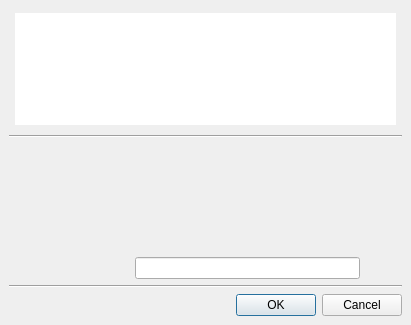
<?xml version="1.0" encoding="UTF-8"?>
<ui version="4.0">
 <class>ImageSelectDialog</class>
 <widget class="QDialog" name="ImageSelectDialog">
  <property name="geometry">
   <rect>
    <x>0</x>
    <y>0</y>
    <width>411</width>
    <height>325</height>
   </rect>
  </property>
  <property name="windowTitle">
   <string>Dialog</string>
  </property>
  <property name="styleSheet">
   <string notr="true">QWidget#ImageSelectDialog{
        border-image: url(:/dialog/rc/dialog/dialogbg.png);
}

QLabel{
        font:800 15px/25px &quot;黑体&quot;;
        color: rgba(255,255,255,250);
        border: 2px dashed rgba(180,130,100,0);
        border-radius: 15px;
    	padding: 2px 4px;
}

QListWidget{
        font-weight: 800;
        color: rgba(199,199,14,250);
        border: 2px dashed rgba(180,130,100,0);
        border-image: url(:/Setting/rc/Setting/rclistbg.png);
        border-radius: 10px;
    	padding: 2px 4px;
}
QListWidget::item:selected{ border:none; padding:0px; margin:0px; }
QListWidget::item:selected::!active{ border-width: 0px ; }
QListWidget::item:selected::active{ border-width: 3px; }</string>
  </property>
  <layout class="QVBoxLayout" name="verticalLayout">
   <property name="spacing">
    <number>6</number>
   </property>
   <property name="margin">
    <number>9</number>
   </property>
   <item>
    <widget class="QListWidget" name="listWidget">
     <property name="minimumSize">
      <size>
       <width>0</width>
       <height>120</height>
      </size>
     </property>
     <property name="maximumSize">
      <size>
       <width>16777215</width>
       <height>120</height>
      </size>
     </property>
     <property name="styleSheet">
      <string notr="true">/*
 水平滚动条
*/
QScrollBar:horizontal {
    background: rgba(0, 0, 0, 0);
    height: 9px;
    margin: 0px 0 0px 0;
}
QScrollBar::handle:horizontal {
    background: rgba(195, 195, 195, 255);
    min-width: 20px;
    margin: 2px 0px 1px 0px;
    border-radius: 3px;
    border: 0px dashed rgba(180,130,100,0);
}
QScrollBar::add-line:horizontal {
    border: 0px solid rgba(180,130,100,0);
    background: rgba(180,130,100,0);
    width: 0px;
    subcontrol-position: right;
    subcontrol-origin: margin;
}

QScrollBar::sub-line:horizontal {
    border: 0px solid rgba(180,130,100,0);
    background: rgba(180,130,100,0);
    width: 0px;
    subcontrol-position: left;
    subcontrol-origin: margin;
}

QScrollBar::add-page:horizontal, QScrollBar::sub-page:horizontal {
    background: rgba(180,130,100,0);
}
</string>
     </property>
     <property name="verticalScrollBarPolicy">
      <enum>Qt::ScrollBarAlwaysOff</enum>
     </property>
     <property name="horizontalScrollBarPolicy">
      <enum>Qt::ScrollBarAsNeeded</enum>
     </property>
    </widget>
   </item>
   <item>
    <widget class="Line" name="line">
     <property name="orientation">
      <enum>Qt::Horizontal</enum>
     </property>
    </widget>
   </item>
   <item>
    <layout class="QHBoxLayout" name="horizontalLayout">
     <item>
      <widget class="QLabel" name="label_preview">
       <property name="minimumSize">
        <size>
         <width>120</width>
         <height>120</height>
        </size>
       </property>
       <property name="maximumSize">
        <size>
         <width>120</width>
         <height>120</height>
        </size>
       </property>
       <property name="text">
        <string/>
       </property>
       <property name="pixmap">
        <pixmap resource="Setting.qrc">:/icon/rc/icon/busy.gif</pixmap>
       </property>
       <property name="scaledContents">
        <bool>true</bool>
       </property>
      </widget>
     </item>
     <item>
      <layout class="QVBoxLayout" name="verticalLayout_2">
       <item>
        <spacer name="verticalSpacer">
         <property name="orientation">
          <enum>Qt::Vertical</enum>
         </property>
         <property name="sizeHint" stdset="0">
          <size>
           <width>20</width>
           <height>40</height>
          </size>
         </property>
        </spacer>
       </item>
       <item>
        <layout class="QHBoxLayout" name="horizontalLayout_2">
         <property name="spacing">
          <number>2</number>
         </property>
         <item>
          <widget class="QLineEdit" name="line_imagepath"/>
         </item>
         <item>
          <widget class="QPushButton" name="btn_imageselect">
           <property name="text">
            <string/>
           </property>
           <property name="icon">
            <iconset resource="Setting.qrc">
             <normaloff>:/icon/rc/icon/add.png</normaloff>:/icon/rc/icon/add.png</iconset>
           </property>
           <property name="iconSize">
            <size>
             <width>22</width>
             <height>22</height>
            </size>
           </property>
           <property name="flat">
            <bool>true</bool>
           </property>
          </widget>
         </item>
        </layout>
       </item>
      </layout>
     </item>
    </layout>
   </item>
   <item>
    <widget class="Line" name="line_2">
     <property name="orientation">
      <enum>Qt::Horizontal</enum>
     </property>
    </widget>
   </item>
   <item>
    <widget class="QDialogButtonBox" name="buttonBox">
     <property name="orientation">
      <enum>Qt::Horizontal</enum>
     </property>
     <property name="standardButtons">
      <set>QDialogButtonBox::Cancel|QDialogButtonBox::Ok</set>
     </property>
    </widget>
   </item>
  </layout>
 </widget>
 <resources>
  <include location="Setting.qrc"/>
 </resources>
 <connections>
  <connection>
   <sender>buttonBox</sender>
   <signal>accepted()</signal>
   <receiver>ImageSelectDialog</receiver>
   <slot>accept()</slot>
   <hints>
    <hint type="sourcelabel">
     <x>248</x>
     <y>254</y>
    </hint>
    <hint type="destinationlabel">
     <x>157</x>
     <y>274</y>
    </hint>
   </hints>
  </connection>
  <connection>
   <sender>buttonBox</sender>
   <signal>rejected()</signal>
   <receiver>ImageSelectDialog</receiver>
   <slot>reject()</slot>
   <hints>
    <hint type="sourcelabel">
     <x>316</x>
     <y>260</y>
    </hint>
    <hint type="destinationlabel">
     <x>286</x>
     <y>274</y>
    </hint>
   </hints>
  </connection>
 </connections>
</ui>
